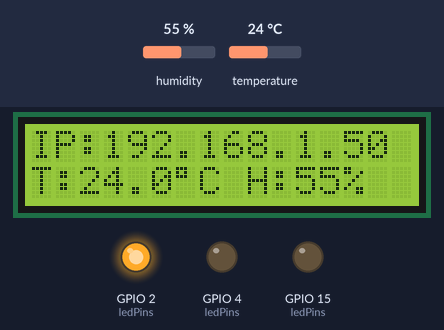
The sketch below on a simulated ESP32. Parts: 16×2 character LCD, output pins drawn as LEDs (lit = HIGH). The test bench sets the inputs (shaded band); at power-on: humidity 55 %, temperature 24 °C. WiFi joins after 1.5 s; servers stay silent unless stated; what the sketch prints to the serial monitor is not drawn.

Above: at 4.3 s.
4.4 s: humidity set to 22 %
At 5.5 s:
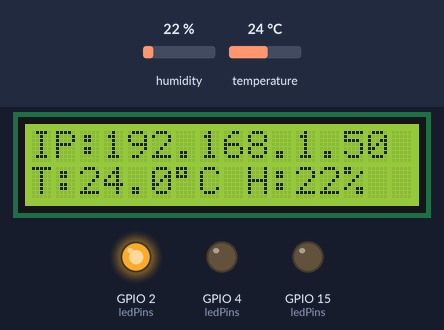
7.1 s: temperature set to 21 °C
At 7.9 s:
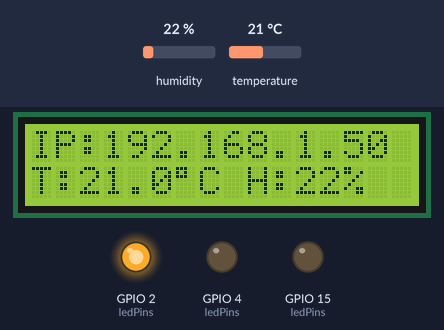
9.8 s: temperature set to 18 °C
At 11.6 s:
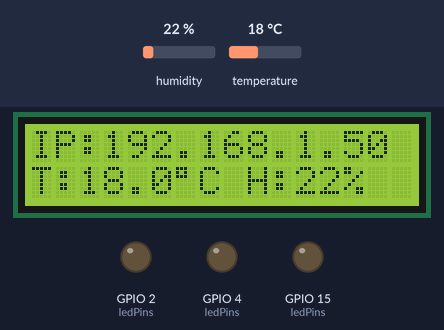
12.7 s: humidity set to 40 %
At 14.1 s:
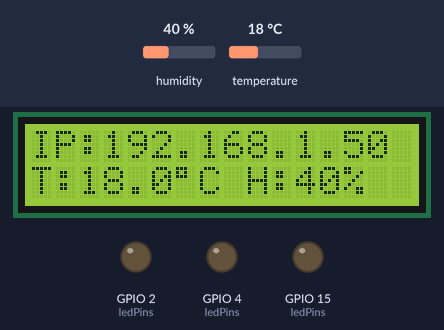
Timing chart, 0 to 15.7 s (numbered marks = the images above; inputs shaded):
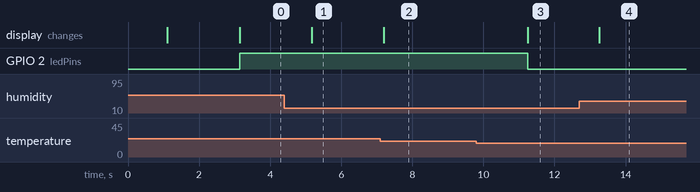

Measured:
- the behaviour switches between 20 and 19 °C on temperature (found by bisection; images 2 and 3)
- after the input at 4.4 s, the display: changes after 0.77 s (image 1)
- after the input at 7.1 s, the display: changes after 0.09 s (image 2)
- after the input at 9.8 s, GPIO 2 (ledPins): HIGH → LOW after 1.4 s; the display: changes after 1.4 s (image 3)
- after the input at 12.7 s, the display: changes after 0.57 s (image 4)

The sketch:

LYL.ino
```cpp
#include <WiFi.h>
#include "DHTesp.h"
#include <Wire.h>
#include <LiquidCrystal_I2C.h>

// ==== CONFIGURATION ====
const char* ssid = "********";
const char* password = "********";
#define DHT_PIN 18
#define SDA 13
#define SCL 14

const byte ledPins[] = {4, 2, 15};   // R, G, B
const byte ledChns[] = {0, 1, 2};    // PWM channels

DHTesp dht;
LiquidCrystal_I2C lcd(0x27, 16, 2);
WiFiServer server(80);

float temperature = 0.0;
float humidity = 0.0;

void setup() {
  Serial.begin(115200);
  delay(1000);

  // LCD
  Wire.begin(SDA, SCL);
  lcd.init();
  lcd.backlight();
  lcd.setCursor(0, 0);
  lcd.print("Initialisation...");

  // Capteur DHT
  dht.setup(DHT_PIN, DHTesp::DHT11);

  // LED RGB - PWM Freenove
  for (int i = 0; i < 3; i++) {
    ledcAttachChannel(ledPins[i], 1000, 8, ledChns[i]);
  }

  // Connexion Wi-Fi
  WiFi.begin(ssid, password);
  lcd.setCursor(0, 1);
  lcd.print("Connexion WiFi...");
  Serial.println("🔌 Connexion WiFi en cours...");

  int essais = 0;
  while (WiFi.status() != WL_CONNECTED && essais < 20) {
    delay(1000);
    Serial.print(".");
    essais++;
  }

  lcd.clear();
  if (WiFi.status() == WL_CONNECTED) {
    Serial.println("\n✅ Wi-Fi connecté !");
    Serial.print("IP : ");
    Serial.println(WiFi.localIP());
    lcd.setCursor(0, 0);
    lcd.print("IP:");
    lcd.setCursor(3, 0);
    lcd.print(WiFi.localIP());
  } else {
    Serial.println("\n❌ Connexion Wi-Fi échouée.");
    lcd.setCursor(0, 1);
    lcd.print("WiFi echoué...");
  }

  server.begin();
}

void loop() {
  TempAndHumidity data = dht.getTempAndHumidity();
  temperature = data.temperature;
  humidity = data.humidity;

  if (!isnan(temperature) && !isnan(humidity)) {
    lcd.setCursor(0, 1);
    lcd.print("T:");
    lcd.print(temperature, 1);
    lcd.print((char)223);
    lcd.print("C H:");
    lcd.print((int)humidity);
    lcd.print("% ");
    setLedFromClimate(temperature, humidity);
  }

  WiFiClient client = server.available();
  if (client) {
    String request = client.readStringUntil('\r');
    client.flush();

    if (request.indexOf("GET /data") >= 0) {
      String json = "{";
      json += "\"temperature\":" + String(temperature, 1) + ",";
      json += "\"humidity\":" + String(humidity, 1);
      json += "}";
      client.println("HTTP/1.1 200 OK");
      client.println("Content-Type: application/json");
      client.println("Connection: close");
      client.println();
      client.println(json);
      client.stop();
      return;
    }

    // Page HTML sans LED virtuelle
String html = R"rawliteral(
<!DOCTYPE html>
<html lang='fr'>
<head>
  <meta charset='UTF-8'>
  <title>ESP32 Météo</title>
  <script src='https://cdn.jsdelivr.net/npm/chart.js'></script>
  <meta name='viewport' content='width=device-width, initial-scale=1'>
  <style>
    body {
      font-family: 'Segoe UI', sans-serif;
      background: #121212;
      color: white;
      margin: 0;
      padding: 20px;
    }

    .card {
      background: rgba(255,255,255,0.05);
      border-radius: 12px;
      padding: 20px;
      box-shadow: 0 0 20px rgba(0,255,255,0.15);
      max-width: 700px;
      margin: auto;
    }

    .summary {
      text-align: left;
      margin-bottom: 20px;
      padding: 10px;
      border-left: 4px solid #0ff;
      background: rgba(255,255,255,0.03);
      border-radius: 8px;
    }

    .assistant-bubble {
      margin-top: 10px;
      padding: 20px;
      border-radius: 12px;
      background: rgba(0, 255, 255, 0.05);
      border-left: 4px solid #0ff;
      box-shadow: 0 0 15px rgba(0,255,255,0.2);
      animation: pulse 3s ease-in-out infinite;
    }

    .assistant-bubble h3 {
      margin-top: 0;
      color: #0ff;
    }

    @keyframes pulse {
      0% { box-shadow: 0 0 8px rgba(0,255,255,0.2); }
      50% { box-shadow: 0 0 20px rgba(0,255,255,0.4); }
      100% { box-shadow: 0 0 8px rgba(0,255,255,0.2); }
    }

    .emoji {
      display: inline-block;
      animation: bounce 1.5s infinite ease-in-out;
      margin-right: 6px;
      font-size: 1.4em;
      transform-origin: center bottom;
    }

    @keyframes bounce {
      0%   { transform: translateY(0); }
      50%  { transform: translateY(-6px); }
      100% { transform: translateY(0); }
    }

    canvas {
      max-width: 100%;
      height: auto;
    }

    .legend {
      margin-top: 10px;
      text-align: center;
      font-size: 0.9em;
      opacity: 0.7;
    }
  </style>
</head>
<body>
  <div class="card">
    <h1>📊 Dashboard Météo ESP32</h1>

    <div class="summary" id="summary">
      <h2>Résumé météo</h2>
      <p><strong>Température :</strong> -- °C</p>
      <p><strong>Humidité :</strong> -- %</p>
      <p><strong>Confort :</strong> Calcul...</p>
      <p><strong>Message :</strong> --</p>
    </div>

    <div class="assistant-bubble" id="assistant">
      <h3>🤖 Assistant météo AI</h3>
      <p id="aiMessage">Chargement du message intelligent...</p>
    </div>

    <canvas id="myChart"></canvas>
    <div class="legend">
      <p><span style="color:orange;">■</span> Température &nbsp;&nbsp;
         <span style="color:cyan;">■</span> Humidité</p>
    </div>
  </div>

<script>
const chart = new Chart(document.getElementById('myChart'), {
  type: 'line',
  data: {
    labels: [],
    datasets: [
      {
        label: 'Température (°C)',
        borderColor: 'orange',
        backgroundColor: 'rgba(255,165,0,0.2)',
        data: []
      },
      {
        label: 'Humidité (%)',
        borderColor: 'cyan',
        backgroundColor: 'rgba(0,255,255,0.2)',
        data: []
      }
    ]
  },
  options: {
    responsive: true,
    animation: false,
    scales: {
      x: { title: { display: true, text: 'Heure' } },
      y: { beginAtZero: true }
    }
  }
});

function updateChart() {
  fetch('/data')
    .then(res => res.json())
    .then(data => {
      const now = new Date().toLocaleTimeString();
      const temp = data.temperature;
      const hum = data.humidity;

      chart.data.labels.push(now);
      chart.data.datasets[0].data.push(temp);
      chart.data.datasets[1].data.push(hum);

      if (chart.data.labels.length > 10) {
        chart.data.labels.shift();
        chart.data.datasets[0].data.shift();
        chart.data.datasets[1].data.shift();
      }

      chart.update();

      let comfort = '';
      let message = '';
      let aiMessage = '';

      if (temp < 10) {
        comfort = 'Très froid';
        message = 'Reste bien au chaud !';
        aiMessage = "<span class='emoji'>🥶</span> Il fait très froid. Reste bien au chaud !";
      } else if (temp < 20 && hum < 40) {
        comfort = 'Frais et sec';
        message = 'Bon pour se concentrer.';
        aiMessage = "<span class='emoji'>🌬️</span> Ambiance fraîche et sèche. Bon pour travailler !";
      } else if (temp >= 20 && temp < 28 && hum < 70) {
        comfort = 'Parfait';
        message = 'Profite de ta journée !';
        aiMessage = "<span class='emoji'>😌</span> Température parfaite. Profite bien de ta journée !";
      } else if (temp >= 28 && hum >= 70) {
        comfort = 'Chaleur humide';
        message = 'Hydrate-toi.';
        aiMessage = "<span class='emoji'>🥵</span> C’est chaud et humide. Pense à t’hydrater.";
      } else if (temp >= 30 && hum >= 80) {
        comfort = 'Canicule';
        message = 'Alerte chaleur extrême !';
        aiMessage = "<span class='emoji'>🚨</span> Canicule humide ! Alerte chaleur extrême.";
      } else {
        comfort = 'Modéré';
        message = 'Conditions normales.';
        aiMessage = "<span class='emoji'>🌡️</span> Conditions météo modérées.";
      }

      document.getElementById("summary").innerHTML = `
        <h2>Résumé météo</h2>
        <p><strong>Température :</strong> ${temp.toFixed(1)} °C</p>
        <p><strong>Humidité :</strong> ${hum.toFixed(1)} %</p>
        <p><strong>Confort :</strong> ${comfort}</p>
        <p><strong>Message :</strong> ${message}</p>
      `;

      document.getElementById("aiMessage").innerHTML = aiMessage;
    });
}

setInterval(updateChart, 2000);
</script>
</body>
</html>
)rawliteral";

    client.println("HTTP/1.1 200 OK");
    client.println("Content-Type: text/html");
    client.println("Connection: close");
    client.println();
    client.println(html);
    client.stop();
  }

  delay(2000);
}

// ==== LED RGB INTELLIGENTE ====
void setColor(byte r, byte g, byte b) {
  ledcWrite(ledChns[0], 255 - r);  // Rouge
  ledcWrite(ledChns[1], 255 - g);  // Vert
  ledcWrite(ledChns[2], 255 - b);  // Bleu
}

void setLedFromClimate(float t, float h) {
  if (t < 20 && h < 40) setColor(0, 0, 255);           // Froid et sec → bleu
  else if (t < 30 && h >= 50) setColor(0, 255, 0);     // Doux et humide → vert
  else if (t >= 30 && h >= 50) setColor(255, 0, 0);    // Chaud et humide → rouge vif
  else if (t >= 30 && h < 50) setColor(128, 0, 0);     // Chaud et sec → rouge foncé
}
```
